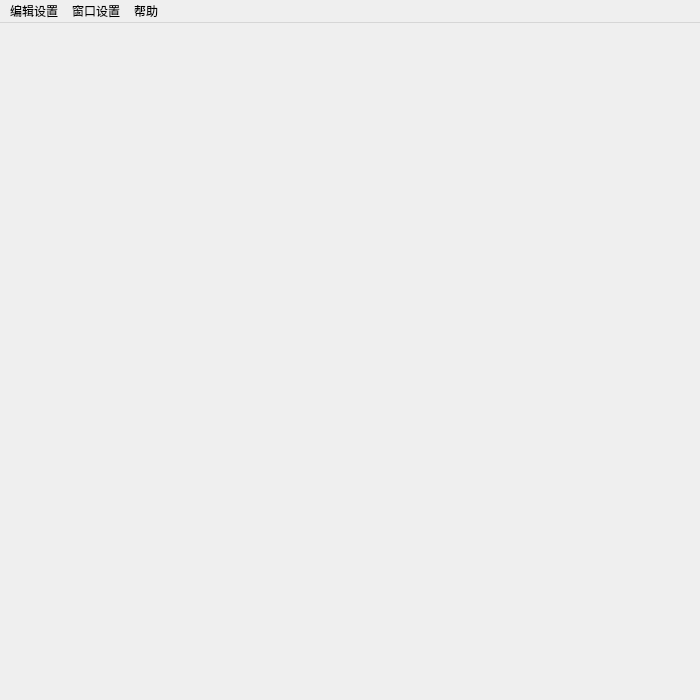
<?xml version="1.0" encoding="UTF-8"?>
<ui version="4.0">
 <class>MainWindow</class>
 <widget class="QMainWindow" name="MainWindow">
  <property name="geometry">
   <rect>
    <x>0</x>
    <y>0</y>
    <width>700</width>
    <height>700</height>
   </rect>
  </property>
  <property name="minimumSize">
   <size>
    <width>600</width>
    <height>500</height>
   </size>
  </property>
  <property name="windowTitle">
   <string>Cam_Route_Manager</string>
  </property>
  <property name="tabShape">
   <enum>QTabWidget::Rounded</enum>
  </property>
  <widget class="QWidget" name="Main_Layout">
   <layout class="QGridLayout" name="gridLayout_2">
    <property name="margin">
     <number>3</number>
    </property>
   </layout>
  </widget>
  <widget class="QMenuBar" name="Main_Menu_Bar">
   <property name="geometry">
    <rect>
     <x>0</x>
     <y>0</y>
     <width>700</width>
     <height>23</height>
    </rect>
   </property>
   <widget class="QMenu" name="Win_Menu">
    <property name="title">
     <string>窗口设置</string>
    </property>
    <addaction name="Maya_Dock"/>
    <addaction name="Maya_Undock"/>
    <addaction name="Maya_Workspace"/>
   </widget>
   <widget class="QMenu" name="Setting_Menu">
    <property name="title">
     <string>编辑设置</string>
    </property>
    <addaction name="Save_Setting"/>
    <addaction name="Load_Setting"/>
    <addaction name="Default_Setting"/>
   </widget>
   <widget class="QMenu" name="Help_Menu">
    <property name="title">
     <string>帮助</string>
    </property>
    <addaction name="Help_Instruction"/>
   </widget>
   <addaction name="Setting_Menu"/>
   <addaction name="Win_Menu"/>
   <addaction name="Help_Menu"/>
  </widget>
  <action name="Maya_Dock">
   <property name="text">
    <string>停靠</string>
   </property>
  </action>
  <action name="Maya_Undock">
   <property name="text">
    <string>不停靠</string>
   </property>
  </action>
  <action name="Maya_Workspace">
   <property name="text">
    <string>工作区</string>
   </property>
  </action>
  <action name="Save_Setting">
   <property name="text">
    <string>保存设置</string>
   </property>
  </action>
  <action name="Load_Setting">
   <property name="text">
    <string>读取设置</string>
   </property>
  </action>
  <action name="Default_Setting">
   <property name="text">
    <string>重置设置</string>
   </property>
  </action>
  <action name="More_Setting">
   <property name="text">
    <string>开启更多设置</string>
   </property>
  </action>
  <action name="Close_BTN">
   <property name="text">
    <string>关闭</string>
   </property>
  </action>
  <action name="Help_Instruction">
   <property name="text">
    <string>使用说明</string>
   </property>
  </action>
 </widget>
 <resources/>
 <connections/>
</ui>
